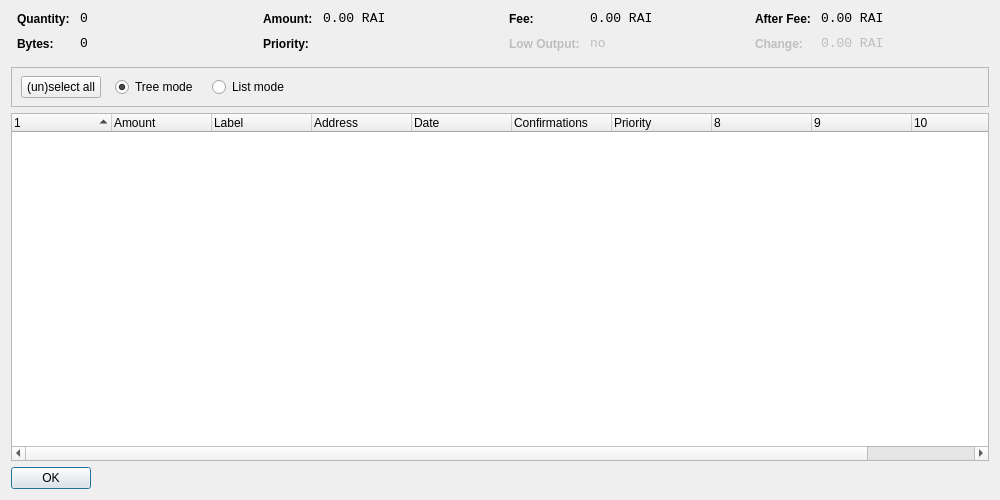
<?xml version="1.0" encoding="UTF-8"?>
<ui version="4.0">
 <class>CoinControlDialog</class>
 <widget class="QDialog" name="CoinControlDialog">
  <property name="geometry">
   <rect>
    <x>0</x>
    <y>0</y>
    <width>1000</width>
    <height>500</height>
   </rect>
  </property>
  <property name="windowTitle">
   <string>Coin Control</string>
  </property>
  <layout class="QVBoxLayout" name="verticalLayout">
   <item>
    <layout class="QHBoxLayout" name="horizontalLayoutTop" stretch="0,0,0,0">
     <property name="topMargin">
      <number>0</number>
     </property>
     <property name="bottomMargin">
      <number>10</number>
     </property>
     <item>
      <layout class="QFormLayout" name="formLayoutCoinControl1">
       <property name="horizontalSpacing">
        <number>10</number>
       </property>
       <property name="verticalSpacing">
        <number>10</number>
       </property>
       <property name="leftMargin">
        <number>6</number>
       </property>
       <property name="rightMargin">
        <number>6</number>
       </property>
       <item row="0" column="0">
        <widget class="QLabel" name="labelCoinControlQuantityText">
         <property name="styleSheet">
          <string notr="true">font-weight:bold;</string>
         </property>
         <property name="text">
          <string>Quantity:</string>
         </property>
        </widget>
       </item>
       <item row="0" column="1">
        <widget class="QLabel" name="labelCoinControlQuantity">
         <property name="font">
          <font>
           <family>Monospace</family>
           <pointsize>10</pointsize>
          </font>
         </property>
         <property name="cursor">
          <cursorShape>IBeamCursor</cursorShape>
         </property>
         <property name="contextMenuPolicy">
          <enum>Qt::ActionsContextMenu</enum>
         </property>
         <property name="text">
          <string notr="true">0</string>
         </property>
         <property name="textInteractionFlags">
          <set>Qt::LinksAccessibleByMouse|Qt::TextSelectableByKeyboard|Qt::TextSelectableByMouse</set>
         </property>
        </widget>
       </item>
       <item row="1" column="0">
        <widget class="QLabel" name="labelCoinControlBytesText">
         <property name="styleSheet">
          <string notr="true">font-weight:bold;</string>
         </property>
         <property name="text">
          <string>Bytes:</string>
         </property>
        </widget>
       </item>
       <item row="1" column="1">
        <widget class="QLabel" name="labelCoinControlBytes">
         <property name="font">
          <font>
           <family>Monospace</family>
           <pointsize>10</pointsize>
          </font>
         </property>
         <property name="cursor">
          <cursorShape>IBeamCursor</cursorShape>
         </property>
         <property name="contextMenuPolicy">
          <enum>Qt::ActionsContextMenu</enum>
         </property>
         <property name="text">
          <string notr="true">0</string>
         </property>
         <property name="textInteractionFlags">
          <set>Qt::LinksAccessibleByMouse|Qt::TextSelectableByKeyboard|Qt::TextSelectableByMouse</set>
         </property>
        </widget>
       </item>
      </layout>
     </item>
     <item>
      <layout class="QFormLayout" name="formLayoutCoinControl2">
       <property name="horizontalSpacing">
        <number>10</number>
       </property>
       <property name="verticalSpacing">
        <number>10</number>
       </property>
       <property name="leftMargin">
        <number>6</number>
       </property>
       <property name="rightMargin">
        <number>6</number>
       </property>
       <item row="0" column="0">
        <widget class="QLabel" name="labelCoinControlAmountText">
         <property name="styleSheet">
          <string notr="true">font-weight:bold;</string>
         </property>
         <property name="text">
          <string>Amount:</string>
         </property>
        </widget>
       </item>
       <item row="0" column="1">
        <widget class="QLabel" name="labelCoinControlAmount">
         <property name="font">
          <font>
           <family>Monospace</family>
           <pointsize>10</pointsize>
          </font>
         </property>
         <property name="cursor">
          <cursorShape>IBeamCursor</cursorShape>
         </property>
         <property name="contextMenuPolicy">
          <enum>Qt::ActionsContextMenu</enum>
         </property>
         <property name="text">
          <string notr="true">0.00 RAI</string>
         </property>
         <property name="textInteractionFlags">
          <set>Qt::LinksAccessibleByMouse|Qt::TextSelectableByKeyboard|Qt::TextSelectableByMouse</set>
         </property>
        </widget>
       </item>
       <item row="1" column="0">
        <widget class="QLabel" name="labelCoinControlPriorityText">
         <property name="styleSheet">
          <string notr="true">font-weight:bold;</string>
         </property>
         <property name="text">
          <string>Priority:</string>
         </property>
        </widget>
       </item>
       <item row="1" column="1">
        <widget class="QLabel" name="labelCoinControlPriority">
         <property name="font">
          <font>
           <family>Monospace</family>
           <pointsize>10</pointsize>
          </font>
         </property>
         <property name="cursor">
          <cursorShape>IBeamCursor</cursorShape>
         </property>
         <property name="contextMenuPolicy">
          <enum>Qt::ActionsContextMenu</enum>
         </property>
         <property name="text">
          <string/>
         </property>
         <property name="textInteractionFlags">
          <set>Qt::LinksAccessibleByMouse|Qt::TextSelectableByKeyboard|Qt::TextSelectableByMouse</set>
         </property>
        </widget>
       </item>
      </layout>
     </item>
     <item>
      <layout class="QFormLayout" name="formLayoutCoinControl3">
       <property name="horizontalSpacing">
        <number>10</number>
       </property>
       <property name="verticalSpacing">
        <number>10</number>
       </property>
       <property name="leftMargin">
        <number>6</number>
       </property>
       <property name="rightMargin">
        <number>6</number>
       </property>
       <item row="0" column="0">
        <widget class="QLabel" name="labelCoinControlFeeText">
         <property name="styleSheet">
          <string notr="true">font-weight:bold;</string>
         </property>
         <property name="text">
          <string>Fee:</string>
         </property>
        </widget>
       </item>
       <item row="0" column="1">
        <widget class="QLabel" name="labelCoinControlFee">
         <property name="font">
          <font>
           <family>Monospace</family>
           <pointsize>10</pointsize>
          </font>
         </property>
         <property name="cursor">
          <cursorShape>IBeamCursor</cursorShape>
         </property>
         <property name="contextMenuPolicy">
          <enum>Qt::ActionsContextMenu</enum>
         </property>
         <property name="text">
          <string notr="true">0.00 RAI</string>
         </property>
         <property name="textInteractionFlags">
          <set>Qt::LinksAccessibleByMouse|Qt::TextSelectableByKeyboard|Qt::TextSelectableByMouse</set>
         </property>
        </widget>
       </item>
       <item row="1" column="0">
        <widget class="QLabel" name="labelCoinControlLowOutputText">
         <property name="enabled">
          <bool>false</bool>
         </property>
         <property name="styleSheet">
          <string notr="true">font-weight:bold;</string>
         </property>
         <property name="text">
          <string>Low Output:</string>
         </property>
        </widget>
       </item>
       <item row="1" column="1">
        <widget class="QLabel" name="labelCoinControlLowOutput">
         <property name="enabled">
          <bool>false</bool>
         </property>
         <property name="font">
          <font>
           <family>Monospace</family>
           <pointsize>10</pointsize>
          </font>
         </property>
         <property name="cursor">
          <cursorShape>IBeamCursor</cursorShape>
         </property>
         <property name="contextMenuPolicy">
          <enum>Qt::ActionsContextMenu</enum>
         </property>
         <property name="text">
          <string notr="true">no</string>
         </property>
         <property name="textInteractionFlags">
          <set>Qt::LinksAccessibleByMouse|Qt::TextSelectableByKeyboard|Qt::TextSelectableByMouse</set>
         </property>
        </widget>
       </item>
      </layout>
     </item>
     <item>
      <layout class="QFormLayout" name="formLayoutCoinControl4">
       <property name="horizontalSpacing">
        <number>10</number>
       </property>
       <property name="verticalSpacing">
        <number>10</number>
       </property>
       <property name="leftMargin">
        <number>6</number>
       </property>
       <property name="rightMargin">
        <number>6</number>
       </property>
       <item row="0" column="0">
        <widget class="QLabel" name="labelCoinControlAfterFeeText">
         <property name="styleSheet">
          <string notr="true">font-weight:bold;</string>
         </property>
         <property name="text">
          <string>After Fee:</string>
         </property>
        </widget>
       </item>
       <item row="0" column="1">
        <widget class="QLabel" name="labelCoinControlAfterFee">
         <property name="font">
          <font>
           <family>Monospace</family>
           <pointsize>10</pointsize>
          </font>
         </property>
         <property name="cursor">
          <cursorShape>IBeamCursor</cursorShape>
         </property>
         <property name="contextMenuPolicy">
          <enum>Qt::ActionsContextMenu</enum>
         </property>
         <property name="text">
          <string notr="true">0.00 RAI</string>
         </property>
         <property name="textInteractionFlags">
          <set>Qt::LinksAccessibleByMouse|Qt::TextSelectableByKeyboard|Qt::TextSelectableByMouse</set>
         </property>
        </widget>
       </item>
       <item row="1" column="0">
        <widget class="QLabel" name="labelCoinControlChangeText">
         <property name="enabled">
          <bool>false</bool>
         </property>
         <property name="styleSheet">
          <string notr="true">font-weight:bold;</string>
         </property>
         <property name="text">
          <string>Change:</string>
         </property>
        </widget>
       </item>
       <item row="1" column="1">
        <widget class="QLabel" name="labelCoinControlChange">
         <property name="enabled">
          <bool>false</bool>
         </property>
         <property name="font">
          <font>
           <family>Monospace</family>
           <pointsize>10</pointsize>
          </font>
         </property>
         <property name="cursor">
          <cursorShape>IBeamCursor</cursorShape>
         </property>
         <property name="contextMenuPolicy">
          <enum>Qt::ActionsContextMenu</enum>
         </property>
         <property name="text">
          <string notr="true">0.00 RAI</string>
         </property>
         <property name="textInteractionFlags">
          <set>Qt::LinksAccessibleByMouse|Qt::TextSelectableByKeyboard|Qt::TextSelectableByMouse</set>
         </property>
        </widget>
       </item>
      </layout>
     </item>
    </layout>
   </item>
   <item>
    <widget class="QFrame" name="frame">
     <property name="minimumSize">
      <size>
       <width>0</width>
       <height>40</height>
      </size>
     </property>
     <property name="frameShape">
      <enum>QFrame::StyledPanel</enum>
     </property>
     <property name="frameShadow">
      <enum>QFrame::Sunken</enum>
     </property>
     <widget class="QWidget" name="horizontalLayoutWidget">
      <property name="geometry">
       <rect>
        <x>10</x>
        <y>0</y>
        <width>781</width>
        <height>41</height>
       </rect>
      </property>
      <layout class="QHBoxLayout" name="horizontalLayoutPanel" stretch="0,0,0,0,0">
       <property name="spacing">
        <number>14</number>
       </property>
       <item>
        <widget class="QPushButton" name="pushButtonSelectAll">
         <property name="sizePolicy">
          <sizepolicy hsizetype="Maximum" vsizetype="Fixed">
           <horstretch>0</horstretch>
           <verstretch>0</verstretch>
          </sizepolicy>
         </property>
         <property name="text">
          <string>(un)select all</string>
         </property>
        </widget>
       </item>
       <item>
        <widget class="QRadioButton" name="radioTreeMode">
         <property name="sizePolicy">
          <sizepolicy hsizetype="Maximum" vsizetype="Fixed">
           <horstretch>0</horstretch>
           <verstretch>0</verstretch>
          </sizepolicy>
         </property>
         <property name="text">
          <string>Tree mode</string>
         </property>
         <property name="checked">
          <bool>true</bool>
         </property>
        </widget>
       </item>
       <item>
        <widget class="QRadioButton" name="radioListMode">
         <property name="sizePolicy">
          <sizepolicy hsizetype="Maximum" vsizetype="Fixed">
           <horstretch>0</horstretch>
           <verstretch>0</verstretch>
          </sizepolicy>
         </property>
         <property name="text">
          <string>List mode</string>
         </property>
        </widget>
       </item>
       <item>
        <spacer name="horizontalSpacer">
         <property name="orientation">
          <enum>Qt::Horizontal</enum>
         </property>
         <property name="sizeHint" stdset="0">
          <size>
           <width>40</width>
           <height>20</height>
          </size>
         </property>
        </spacer>
       </item>
      </layout>
     </widget>
    </widget>
   </item>
   <item>
    <widget class="CoinControlTreeWidget" name="treeWidget">
     <property name="contextMenuPolicy">
      <enum>Qt::CustomContextMenu</enum>
     </property>
     <property name="sortingEnabled">
      <bool>false</bool>
     </property>
     <property name="columnCount">
      <number>11</number>
     </property>
     <attribute name="headerShowSortIndicator" stdset="0">
      <bool>true</bool>
     </attribute>
     <attribute name="headerStretchLastSection">
      <bool>false</bool>
     </attribute>
     <column>
      <property name="text">
       <string/>
      </property>
     </column>
     <column>
      <property name="text">
       <string>Amount</string>
      </property>
     </column>
     <column>
      <property name="text">
       <string>Label</string>
      </property>
     </column>
     <column>
      <property name="text">
       <string>Address</string>
      </property>
     </column>
     <column>
      <property name="text">
       <string>Date</string>
      </property>
     </column>
     <column>
      <property name="text">
       <string>Confirmations</string>
      </property>
      <property name="toolTip">
       <string>Confirmed</string>
      </property>
     </column>
     <column>
      <property name="text">
       <string>Priority</string>
      </property>
     </column>
     <column>
      <property name="text">
       <string/>
      </property>
     </column>
     <column>
      <property name="text">
       <string/>
      </property>
     </column>
     <column>
      <property name="text">
       <string/>
      </property>
     </column>
     <column>
      <property name="text">
       <string/>
      </property>
     </column>
    </widget>
   </item>
   <item>
    <widget class="QDialogButtonBox" name="buttonBox">
     <property name="sizePolicy">
      <sizepolicy hsizetype="Maximum" vsizetype="Fixed">
       <horstretch>0</horstretch>
       <verstretch>0</verstretch>
      </sizepolicy>
     </property>
     <property name="orientation">
      <enum>Qt::Horizontal</enum>
     </property>
     <property name="standardButtons">
      <set>QDialogButtonBox::Ok</set>
     </property>
    </widget>
   </item>
  </layout>
 </widget>
 <customwidgets>
  <customwidget>
   <class>CoinControlTreeWidget</class>
   <extends>QTreeWidget</extends>
   <header>coincontroltreewidget.h</header>
  </customwidget>
 </customwidgets>
 <resources/>
 <connections/>
</ui>
